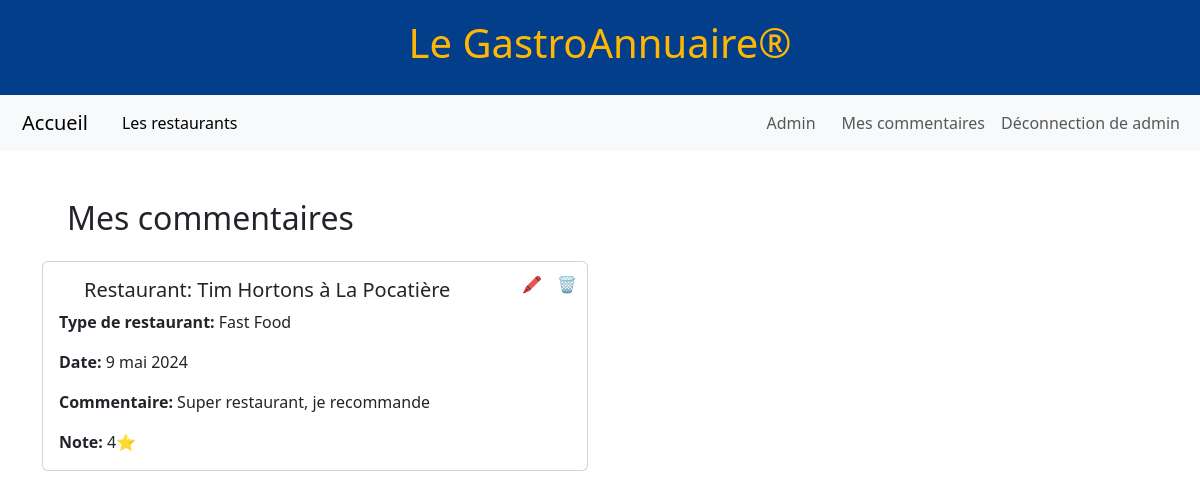
Page /commentaire/ListeCommentaires/ (signed in) on the earlier database version.
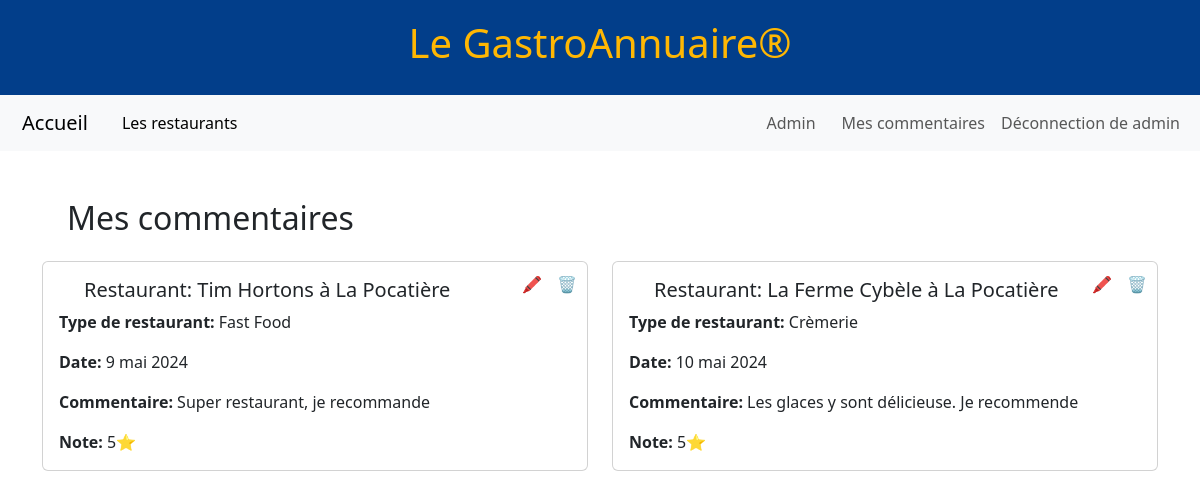
Same page on the later database version.
### restaurant/models.py (models this page shows, shortened)
class Commentaire(models.Model):
    noCommentaire       = models.AutoField(primary_key=True)
    noRestaurant        = models.ForeignKey(Restaurant,on_delete=models.DO_NOTHING)
    userName            = models.ForeignKey(User,on_delete=models.DO_NOTHING)
    commentaire         = models.TextField()
    note                = models.IntegerField(default=0)
    dateCommentaire     = models.DateField(auto_now_add=True)

class Restaurant(models.Model):
    noRestaurant        = models.AutoField(primary_key=True)
    nomRestaurant       = models.CharField(max_length=25)
    villeRestaurant     = models.CharField(max_length=25)
    typeRestaurant      = models.ForeignKey(TypeResto,on_delete=models.DO_NOTHING)

class TypeResto(models.Model):
    noType              = models.AutoField(primary_key=True)
    nomType             = models.CharField(max_length=20)
    def __str__(self):
        return self.nomType

### commentaire/views.py (the view)
# urls.py: path('ListeCommentaires/', ListeCommentaires.as_view(), name='ListeCommentaires'),
class ListeCommentaires(ListView):
    model = Commentaire
    template_name = 'listeCommentaires.html'
    context_object_name = 'commentaires'
    def get_queryset(self):
        user = self.request.user
        return Commentaire.objects.filter(userName=user)

### commentaire/templates/listeCommentaires.html (shortened to what this page needs)
{% extends 'maitreCommentaire.html' %}
{% load crispy_forms_tags %}
{% block contenu %}
<div class="container">
  <div class="row">
    <div class="col-md-12">
      <h2 class="my-4">Mes commentaires</h2>
      <div class="row">
        {% for commentaire in commentaires %}
        <div class="col-md-6">
          <div class="card mb-3">
            <div class="card-body">
              <a href="{% url 'modifierCommentaire' commentaire.noCommentaire %}" class="btn-no-underline delete-link">🖍️</a>
              <a href="{% url 'supprimerCommentaire' commentaire.noCommentaire %}" class="btn-no-underline edit-link">🗑️</a>
              <h5 class="card-title">Restaurant: {{ commentaire.noRestaurant.nomRestaurant }} à {{ commentaire.noRestaurant.villeRestaurant }}</h5>
              <p class="card-text"><strong>Type de restaurant:</strong> {{ commentaire.noRestaurant.typeRestaurant }}</p>
              <p class="card-text"><strong>Date:</strong> {{ commentaire.dateCommentaire }}</p>
              <p class="card-text"><strong>Commentaire:</strong> {{ commentaire.commentaire }}</p>
              <p class="card-text"><strong>Note:</strong> {{ commentaire.note }}⭐</p>
            </div>
          </div>
        </div>
        {% empty %}
        <div class="col">
          <p>Aucun commentaire trouvé.</p>
        </div>
        {% endfor %}
      </div>
    </div>
  </div>
</div>
{% endblock %}

Differences in the rows shown:
changed Commentaire "9 mai 2024": note "4" → "5"
added Commentaire: noRestaurant.nomRestaurant "La Ferme Cybèle", noRestaurant.villeRestaurant "La Pocatière", noRestaurant.typeRestaurant "Crèmerie", dateCommentaire "10 mai 2024", commentaire "Les glaces y sont délicieuse. Je recommende", note "5"
